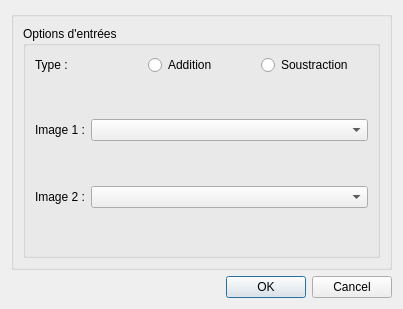
<?xml version="1.0" encoding="UTF-8"?>
<ui version="4.0">
 <class>Dialog</class>
 <widget class="QDialog" name="Dialog">
  <property name="geometry">
   <rect>
    <x>0</x>
    <y>0</y>
    <width>403</width>
    <height>309</height>
   </rect>
  </property>
  <property name="windowTitle">
   <string>Options</string>
  </property>
  <layout class="QVBoxLayout" name="verticalLayout">
   <item>
    <widget class="QGroupBox" name="groupBox">
     <property name="title">
      <string/>
     </property>
     <layout class="QHBoxLayout" name="horizontalLayout">
      <item>
       <widget class="QGroupBox" name="groupBox_2">
        <property name="title">
         <string>Options d'entrées</string>
        </property>
        <layout class="QVBoxLayout" name="verticalLayout_2">
         <item>
          <layout class="QHBoxLayout" name="horizontalLayout_2">
           <item>
            <widget class="QLabel" name="label_2">
             <property name="text">
              <string>Type :</string>
             </property>
            </widget>
           </item>
           <item>
            <widget class="QRadioButton" name="radio_addition">
             <property name="text">
              <string>Addition</string>
             </property>
            </widget>
           </item>
           <item>
            <widget class="QRadioButton" name="radio_substract">
             <property name="text">
              <string>Soustraction</string>
             </property>
            </widget>
           </item>
          </layout>
         </item>
         <item>
          <layout class="QFormLayout" name="formLayout">
           <item row="1" column="0">
            <widget class="QLabel" name="label">
             <property name="text">
              <string>Image 1 :</string>
             </property>
            </widget>
           </item>
           <item row="1" column="1">
            <widget class="QComboBox" name="image1_choice"/>
           </item>
           <item row="3" column="0">
            <widget class="QLabel" name="label_3">
             <property name="text">
              <string>Image 2 :</string>
             </property>
            </widget>
           </item>
           <item row="3" column="1">
            <widget class="QComboBox" name="image2_choice"/>
           </item>
           <item row="2" column="1">
            <spacer name="verticalSpacer">
             <property name="orientation">
              <enum>Qt::Vertical</enum>
             </property>
             <property name="sizeHint" stdset="0">
              <size>
               <width>20</width>
               <height>40</height>
              </size>
             </property>
            </spacer>
           </item>
           <item row="0" column="1">
            <spacer name="verticalSpacer_2">
             <property name="orientation">
              <enum>Qt::Vertical</enum>
             </property>
             <property name="sizeHint" stdset="0">
              <size>
               <width>20</width>
               <height>40</height>
              </size>
             </property>
            </spacer>
           </item>
           <item row="4" column="1">
            <spacer name="verticalSpacer_3">
             <property name="orientation">
              <enum>Qt::Vertical</enum>
             </property>
             <property name="sizeHint" stdset="0">
              <size>
               <width>20</width>
               <height>40</height>
              </size>
             </property>
            </spacer>
           </item>
          </layout>
         </item>
        </layout>
       </widget>
      </item>
     </layout>
    </widget>
   </item>
   <item>
    <widget class="QDialogButtonBox" name="buttonBox">
     <property name="orientation">
      <enum>Qt::Horizontal</enum>
     </property>
     <property name="standardButtons">
      <set>QDialogButtonBox::Cancel|QDialogButtonBox::Ok</set>
     </property>
    </widget>
   </item>
  </layout>
 </widget>
 <resources>
  <include location="../resources.qrc"/>
 </resources>
 <connections>
  <connection>
   <sender>buttonBox</sender>
   <signal>accepted()</signal>
   <receiver>Dialog</receiver>
   <slot>accept()</slot>
   <hints>
    <hint type="sourcelabel">
     <x>227</x>
     <y>291</y>
    </hint>
    <hint type="destinationlabel">
     <x>157</x>
     <y>274</y>
    </hint>
   </hints>
  </connection>
  <connection>
   <sender>buttonBox</sender>
   <signal>rejected()</signal>
   <receiver>Dialog</receiver>
   <slot>reject()</slot>
   <hints>
    <hint type="sourcelabel">
     <x>295</x>
     <y>297</y>
    </hint>
    <hint type="destinationlabel">
     <x>286</x>
     <y>274</y>
    </hint>
   </hints>
  </connection>
  <connection>
   <sender>radio_addition</sender>
   <signal>clicked()</signal>
   <receiver>Dialog</receiver>
   <slot>actualizePreview()</slot>
   <hints>
    <hint type="sourcelabel">
     <x>72</x>
     <y>51</y>
    </hint>
    <hint type="destinationlabel">
     <x>182</x>
     <y>6</y>
    </hint>
   </hints>
  </connection>
  <connection>
   <sender>radio_substract</sender>
   <signal>clicked()</signal>
   <receiver>Dialog</receiver>
   <slot>actualizePreview()</slot>
   <hints>
    <hint type="sourcelabel">
     <x>144</x>
     <y>48</y>
    </hint>
    <hint type="destinationlabel">
     <x>109</x>
     <y>6</y>
    </hint>
   </hints>
  </connection>
 </connections>
 <slots>
  <slot>actualizePreview()</slot>
 </slots>
</ui>
